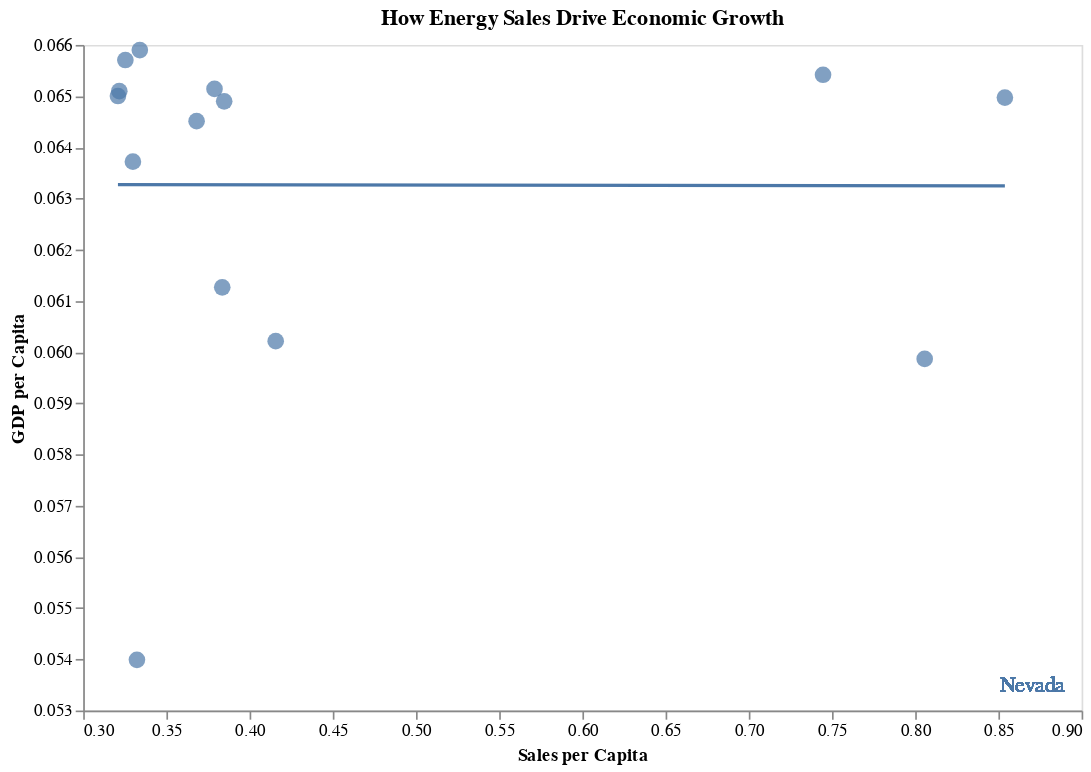

This figure's notebook cell:
### Markdown cell above
*** Interactive Scatter Plot ***

### Code cell
# Create dropdown for Sector selection, defaulting to 'Residential Sales per Capita'
sector_dropdown = alt.binding_select(options=list(df_long_gdp_2019['Sector'].unique()), name='Select Sector: ')
sector_selection = alt.selection_point(fields=['Sector'], bind=sector_dropdown, value='Residential Sales per Capita')

# Create dropdown for State selection
state_dropdown = alt.binding_select(options=list(df_long_gdp_2019['State'].unique()), name='Select State: ')
state_selection = alt.selection_point(fields=['State'], bind=state_dropdown, value='Nevada')

# Create the scatter plot with swapped axes
scatter = alt.Chart(df_long_gdp_2019).mark_circle(size=100).encode(
    x=alt.X('Sales per Capita', title='Sales per Capita', scale=alt.Scale(zero=False)),
    y=alt.Y('GDP per Capita', title='GDP per Capita', scale=alt.Scale(zero=False)),
    color=alt.Color('Sector', legend=None),  # Color by Sector
    tooltip=['Sector', 'Sales per Capita', 'GDP per Capita', 'State']
).add_params(
    sector_selection,
    state_selection
).transform_filter(
    sector_selection & state_selection
).properties(
    title='How Energy Sales Drive Economic Growth',
    width=600,
    height=400
)

# Add regression line with swapped axes
regression_line = alt.Chart(df_long_gdp_2019).transform_filter(
    sector_selection & state_selection
).transform_regression(
    'Sales per Capita', 'GDP per Capita', groupby=['Sector']
).mark_line().encode(
    x='Sales per Capita',
    y='GDP per Capita',
    color='Sector'  # Color matches scatter plot
)

# Display selected State as text on the chart
viz1_selected_state_text = alt.Chart(df_long_gdp_2019).mark_text(
    align='right',
    font='Benton Gothic, sans-serif',
    fontSize=13,
    fontWeight='normal',
    dx=-10,
    dy=10,
    color="Sector"
).encode(
    text=alt.Text('State:N')  # Column 'State' must exist in the data
).transform_filter(
    state_selection
).properties(
    width=600,  # Match the scatter plot width
    height=400  # Match the scatter plot height
).encode(
    x=alt.value(600),
    y=alt.value(375)
)

# Combine scatter plot and regression line
interactive_chart = (scatter + regression_line + viz1_selected_state_text).configure_axis(grid=False)
# Apply the 538 theme
alt.themes.enable('latimes')

interactive_chart

### Figure 1 — Vega-Lite specification as saved in the notebook (floating-point values rounded to 4 significant figures; data arrays with more than 128 entries replaced by an {"elided": "..."} marker saying what was removed)
{"usermeta": {"embedOptions": {"theme": "latimes"}}, "config": {"view": {"continuousWidth": 300, "continuousHeight": 300}, "axis": {"grid": false}}, "layer": [{"mark": {"type": "circle", "size": 100}, "encoding": {"color": {"field": "Sector", "legend": null, "type": "nominal"}, "tooltip": [{"field": "Sector", "type": "nominal"}, {"field": "Sales per Capita", "type": "quantitative"}, {"field": "GDP per Capita", "type": "quantitative"}, {"field": "State", "type": "nominal"}], "x": {"field": "Sales per Capita", "scale": {"zero": false}, "title": "Sales per Capita", "type": "quantitative"}, "y": {"field": "GDP per Capita", "scale": {"zero": false}, "title": "GDP per Capita", "type": "quantitative"}}, "name": "view_1", "title": "How Energy Sales Drive Economic Growth", "transform": [{"filter": {"and": [{"param": "param_1"}, {"param": "param_2"}]}}]}, {"mark": {"type": "line"}, "encoding": {"color": {"field": "Sector", "type": "nominal"}, "x": {"field": "Sales per Capita", "type": "quantitative"}, "y": {"field": "GDP per Capita", "type": "quantitative"}}, "transform": [{"filter": {"and": [{"param": "param_1"}, {"param": "param_2"}]}}, {"on": "Sales per Capita", "regression": "GDP per Capita", "groupby": ["Sector"]}]}, {"mark": {"type": "text", "align": "right", "color": "Sector", "dx": -10, "dy": 10, "font": "Benton Gothic, sans-serif", "fontSize": 13, "fontWeight": "normal"}, "encoding": {"text": {"field": "State", "type": "nominal"}, "x": {"value": 600}, "y": {"value": 375}}, "transform": [{"filter": {"param": "param_2"}}]}], "data": {"name": "data-5fe3b4601b9210dd6652524b3fd5cb9c"}, "height": 400, "params": [{"name": "param_1", "select": {"type": "point", "fields": ["Sector"]}, "bind": {"input": "select", "options": ["Residential Sales per Capita", "Commercial Sales per Capita", "Industrial Sales per Capita", "Transportation Sales per Capita"], "name": "Select Sector: "}, "value": "Residential Sales per Capita", "views": ["view_1"]}, {"name": "param_2", "select": {"type": "point", "fields": ["State"]}, "bind": {"input": "select", "options": ["Alaska", "Alabama", "Arkansas", "Arizona", "California", "Colorado", "Connecticut", "Delaware", "Florida", "Georgia", "Iowa", "Idaho", "Illinois", "Indiana", "Kansas", "Kentucky", "Louisiana", "Massachusetts", "Maryland", "Maine", "Michigan", "Minnesota", "Missouri", "Mississippi", "Montana", "North Carolina", "North Dakota", "Nebraska", "New Hampshire", "New Jersey", "New Mexico", "Nevada", "New York", "Ohio", "Oklahoma", "Oregon", "Pennsylvania", "Rhode Island", "South Carolina", "South Dakota", "Tennessee", "Texas", "Utah", "Virginia", "Vermont", "Washington", "Wisconsin", "West Virginia", "Wyoming"], "name": "Select State: "}, "value": "Nevada", "views": ["view_1"]}], "width": 600, "$schema": "https://vega.github.io/schema/vega-lite/v5.20.1.json", "datasets": {"data-5fe3b4601b9210dd6652524b3fd5cb9c": {"elided": "2744 records"}}}
